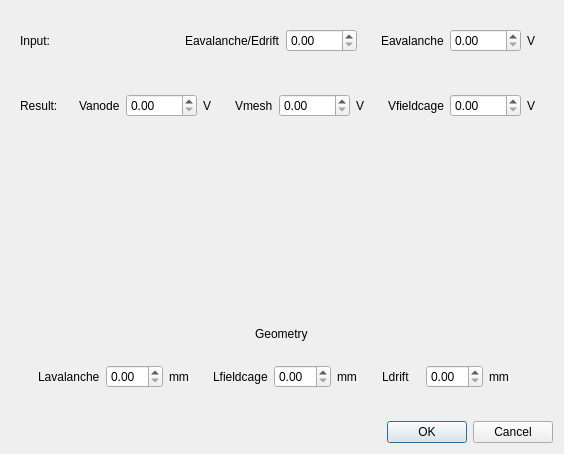
<?xml version="1.0" encoding="UTF-8"?>
<ui version="4.0">
 <class>DialogHVCalculator</class>
 <widget class="QDialog" name="DialogHVCalculator">
  <property name="geometry">
   <rect>
    <x>0</x>
    <y>0</y>
    <width>564</width>
    <height>454</height>
   </rect>
  </property>
  <property name="windowTitle">
   <string>Dialog</string>
  </property>
  <layout class="QVBoxLayout" name="verticalLayout">
   <item>
    <widget class="QWidget" name="widget" native="true">
     <layout class="QHBoxLayout" name="horizontalLayout_3">
      <item>
       <widget class="QLabel" name="label_19">
        <property name="text">
         <string>Input:</string>
        </property>
       </widget>
      </item>
      <item>
       <widget class="QWidget" name="widget_2" native="true">
        <layout class="QHBoxLayout" name="horizontalLayout">
         <item>
          <widget class="QLabel" name="label">
           <property name="text">
            <string>Eavalanche/Edrift</string>
           </property>
          </widget>
         </item>
         <item>
          <widget class="QDoubleSpinBox" name="doubleSpinBoxEa_Ed">
           <property name="maximum">
            <double>2000.000000000000000</double>
           </property>
          </widget>
         </item>
        </layout>
       </widget>
      </item>
      <item>
       <widget class="QWidget" name="widget_3" native="true">
        <layout class="QHBoxLayout" name="horizontalLayout_2">
         <item>
          <widget class="QLabel" name="label_3">
           <property name="text">
            <string>Eavalanche</string>
           </property>
          </widget>
         </item>
         <item>
          <widget class="QDoubleSpinBox" name="doubleSpinBoxEa">
           <property name="maximum">
            <double>2000.000000000000000</double>
           </property>
          </widget>
         </item>
         <item>
          <widget class="QLabel" name="label_5">
           <property name="text">
            <string>V</string>
           </property>
          </widget>
         </item>
        </layout>
       </widget>
      </item>
     </layout>
    </widget>
   </item>
   <item>
    <widget class="QWidget" name="widget_4" native="true">
     <layout class="QHBoxLayout" name="horizontalLayout_7">
      <item>
       <widget class="QLabel" name="label_20">
        <property name="text">
         <string>Result:</string>
        </property>
       </widget>
      </item>
      <item>
       <widget class="QWidget" name="widget_6" native="true">
        <layout class="QHBoxLayout" name="horizontalLayout_5">
         <item>
          <widget class="QLabel" name="label_8">
           <property name="text">
            <string>Vanode</string>
           </property>
          </widget>
         </item>
         <item>
          <widget class="QDoubleSpinBox" name="doubleSpinBoxVa">
           <property name="maximum">
            <double>2000.000000000000000</double>
           </property>
          </widget>
         </item>
         <item>
          <widget class="QLabel" name="label_9">
           <property name="text">
            <string>V</string>
           </property>
          </widget>
         </item>
        </layout>
       </widget>
      </item>
      <item>
       <widget class="QWidget" name="widget_5" native="true">
        <layout class="QHBoxLayout" name="horizontalLayout_4">
         <item>
          <widget class="QLabel" name="label_6">
           <property name="text">
            <string>Vmesh</string>
           </property>
          </widget>
         </item>
         <item>
          <widget class="QDoubleSpinBox" name="doubleSpinBoxVm">
           <property name="maximum">
            <double>2000.000000000000000</double>
           </property>
          </widget>
         </item>
         <item>
          <widget class="QLabel" name="label_7">
           <property name="text">
            <string>V</string>
           </property>
          </widget>
         </item>
        </layout>
       </widget>
      </item>
      <item>
       <widget class="QWidget" name="widget_7" native="true">
        <layout class="QHBoxLayout" name="horizontalLayout_6">
         <item>
          <widget class="QLabel" name="label_10">
           <property name="text">
            <string>Vfieldcage</string>
           </property>
          </widget>
         </item>
         <item>
          <widget class="QDoubleSpinBox" name="doubleSpinBoxVfc">
           <property name="maximum">
            <double>2000.000000000000000</double>
           </property>
          </widget>
         </item>
         <item>
          <widget class="QLabel" name="label_11">
           <property name="text">
            <string>V</string>
           </property>
          </widget>
         </item>
        </layout>
       </widget>
      </item>
     </layout>
    </widget>
   </item>
   <item>
    <spacer name="verticalSpacer">
     <property name="orientation">
      <enum>Qt::Vertical</enum>
     </property>
     <property name="sizeHint" stdset="0">
      <size>
       <width>20</width>
       <height>40</height>
      </size>
     </property>
    </spacer>
   </item>
   <item>
    <widget class="QWidget" name="widget_12" native="true">
     <layout class="QVBoxLayout" name="verticalLayout_2">
      <item alignment="Qt::AlignHCenter|Qt::AlignVCenter">
       <widget class="QLabel" name="label_18">
        <property name="text">
         <string>Geometry</string>
        </property>
       </widget>
      </item>
      <item>
       <widget class="QWidget" name="widget_8" native="true">
        <layout class="QHBoxLayout" name="horizontalLayout_8">
         <item>
          <widget class="QWidget" name="widget_9" native="true">
           <layout class="QHBoxLayout" name="horizontalLayout_9">
            <item>
             <widget class="QLabel" name="label_12">
              <property name="text">
               <string>Lavalanche</string>
              </property>
             </widget>
            </item>
            <item>
             <widget class="QDoubleSpinBox" name="doubleSpinBoxLa"/>
            </item>
            <item>
             <widget class="QLabel" name="label_13">
              <property name="text">
               <string>mm</string>
              </property>
             </widget>
            </item>
           </layout>
          </widget>
         </item>
         <item>
          <widget class="QWidget" name="widget_10" native="true">
           <layout class="QHBoxLayout" name="horizontalLayout_10">
            <item>
             <widget class="QLabel" name="label_14">
              <property name="text">
               <string>Lfieldcage</string>
              </property>
             </widget>
            </item>
            <item>
             <widget class="QDoubleSpinBox" name="doubleSpinBoxLfc"/>
            </item>
            <item>
             <widget class="QLabel" name="label_15">
              <property name="text">
               <string>mm</string>
              </property>
             </widget>
            </item>
           </layout>
          </widget>
         </item>
         <item>
          <widget class="QWidget" name="widget_11" native="true">
           <layout class="QHBoxLayout" name="horizontalLayout_11">
            <item>
             <widget class="QLabel" name="label_16">
              <property name="text">
               <string>Ldrift</string>
              </property>
             </widget>
            </item>
            <item>
             <widget class="QDoubleSpinBox" name="doubleSpinBoxLd"/>
            </item>
            <item>
             <widget class="QLabel" name="label_17">
              <property name="text">
               <string>mm</string>
              </property>
             </widget>
            </item>
           </layout>
          </widget>
         </item>
        </layout>
       </widget>
      </item>
     </layout>
    </widget>
   </item>
   <item>
    <widget class="QDialogButtonBox" name="buttonBox">
     <property name="orientation">
      <enum>Qt::Horizontal</enum>
     </property>
     <property name="standardButtons">
      <set>QDialogButtonBox::Cancel|QDialogButtonBox::Ok</set>
     </property>
    </widget>
   </item>
  </layout>
 </widget>
 <resources/>
 <connections>
  <connection>
   <sender>buttonBox</sender>
   <signal>accepted()</signal>
   <receiver>DialogHVCalculator</receiver>
   <slot>accept()</slot>
   <hints>
    <hint type="sourcelabel">
     <x>248</x>
     <y>254</y>
    </hint>
    <hint type="destinationlabel">
     <x>157</x>
     <y>274</y>
    </hint>
   </hints>
  </connection>
  <connection>
   <sender>buttonBox</sender>
   <signal>rejected()</signal>
   <receiver>DialogHVCalculator</receiver>
   <slot>reject()</slot>
   <hints>
    <hint type="sourcelabel">
     <x>316</x>
     <y>260</y>
    </hint>
    <hint type="destinationlabel">
     <x>286</x>
     <y>274</y>
    </hint>
   </hints>
  </connection>
 </connections>
</ui>
